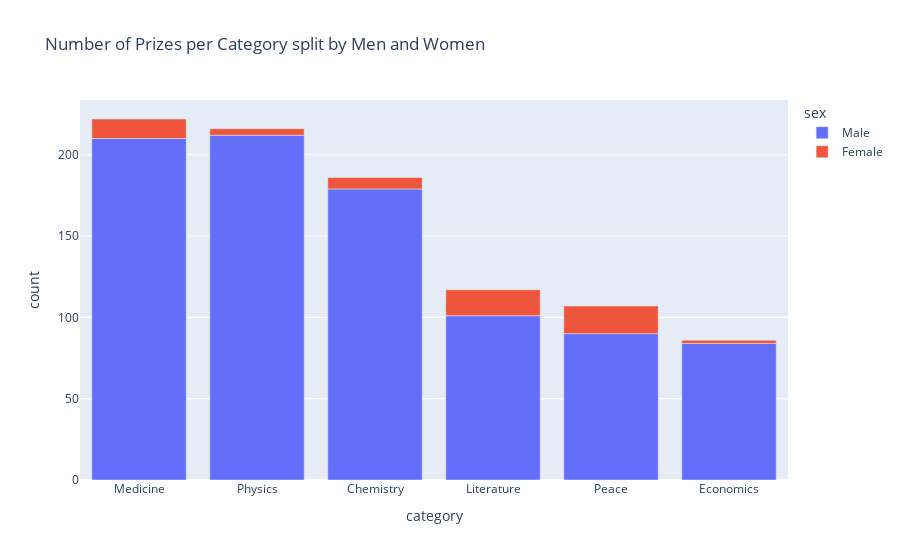

This figure's notebook cell:
### Code cell
fig = px.bar(df_category,
             x='category',
             y='count',
             color='sex',
             category_orders={'sex': ['Male', 'Female']},
             title='Number of Prizes per Category split by Men and Women'
            )

fig.update_layout(xaxis={'categoryorder':'total descending'})
fig.show()

### Figure 1 — Plotly figure (JSON) as saved in the notebook; plotly's stock layout.template omitted (floating-point values rounded to 4 significant figures)
{"data": [{"alignmentgroup": "True", "hovertemplate": "sex=Male<br>category=%{x}<br>count=%{y}<extra></extra>", "legendgroup": "Male", "marker": {"color": "#636efa", "pattern": {"shape": ""}}, "name": "Male", "offsetgroup": "Male", "orientation": "v", "showlegend": true, "textposition": "auto", "type": "bar", "x": ["Chemistry", "Economics", "Literature", "Medicine", "Peace", "Physics"], "xaxis": "x", "y": [179, 84, 101, 210, 90, 212], "yaxis": "y"}, {"alignmentgroup": "True", "hovertemplate": "sex=Female<br>category=%{x}<br>count=%{y}<extra></extra>", "legendgroup": "Female", "marker": {"color": "#EF553B", "pattern": {"shape": ""}}, "name": "Female", "offsetgroup": "Female", "orientation": "v", "showlegend": true, "textposition": "auto", "type": "bar", "x": ["Chemistry", "Economics", "Literature", "Medicine", "Peace", "Physics"], "xaxis": "x", "y": [7, 2, 16, 12, 17, 4], "yaxis": "y"}], "layout": {"barmode": "relative", "legend": {"title": {"text": "sex"}, "tracegroupgap": 0}, "title": {"text": "Number of Prizes per Category split by Men and Women"}, "xaxis": {"anchor": "y", "categoryorder": "total descending", "domain": [0, 1], "title": {"text": "category"}}, "yaxis": {"anchor": "x", "domain": [0, 1], "title": {"text": "count"}}}}
